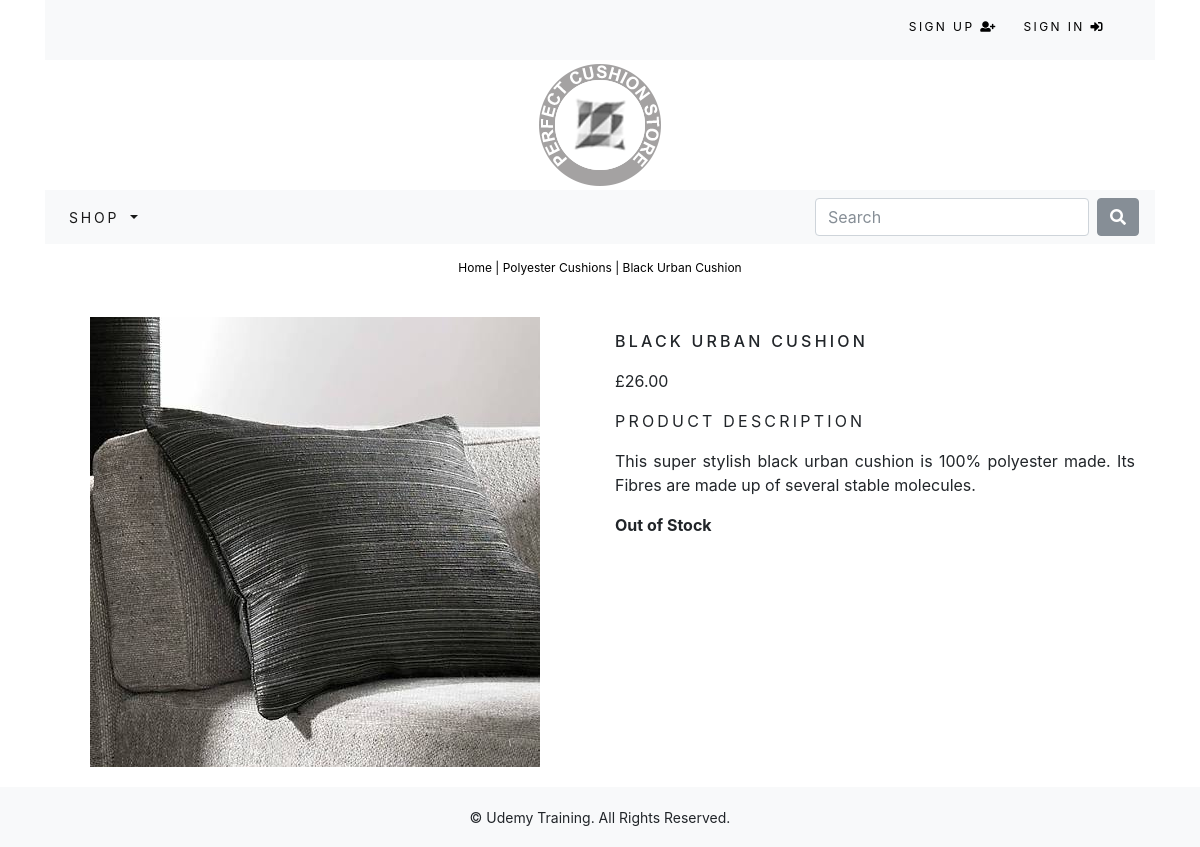
/shop/polyester-cushions/black-urban-cushion/, run on the app's committed database.
### shop/models.py (models this page shows, shortened)
class Product(models.Model):
	name = models.CharField(max_length=250, unique=True)
	slug = models.SlugField(max_length=250, unique=True)
	description = models.TextField(blank=True)
	category = models.ForeignKey(Category, on_delete=models.CASCADE)
	price = models.DecimalField(max_digits=10, decimal_places=2)
	image = models.ImageField(upload_to='product', blank=True)
	stock = models.IntegerField()
	available = models.BooleanField(default=True)
	created = models.DateTimeField(auto_now_add=True)
	updated = models.DateTimeField(auto_now=True)
	class Meta:
		ordering = ('name',)
		verbose_name = 'product'
		verbose_name_plural = 'products'

class Category(models.Model):
	name = models.CharField(max_length=250, unique=True)
	slug = models.SlugField(max_length=250, unique=True)
	description = models.TextField(blank=True)
	image = models.ImageField(upload_to='category', blank=True)
	class Meta:
		ordering = ('name',)
		verbose_name = 'category'
		verbose_name_plural = 'categories'
	def get_url(self):
		return reverse('shop:products_by_category', args=[self.slug])
	def __str__(self):
		return '{}'.format(self.name)

### shop/views.py (the view)
# urls.py: path('<slug:c_slug>/<slug:product_slug>/', views.ProdCatDetail, name='ProdCatDetail'),
def ProdCatDetail(request,c_slug,product_slug):
	try:
		product = Product.objects.get(category__slug=c_slug,slug=product_slug)
	except Exception as e:
		raise e
	return render(request,'shop/product.html', {'product':product})

### cart/context_processors.py (called while the page is built)
def counter(request):
	item_count = 0
	if 'admin' in request.path:
		return {}
	else:
		try:
			cart = Cart.objects.filter(cart_id=_cart_id(request))
			cart_items = CartItem.objects.all().filter(cart=cart[:1])
			for cart_item in cart_items:
				item_count += cart_item.quantity
		except Cart.DoesNotExist:
			item_count = 0
	return dict(item_count = item_count)

### cart/views.py (called while the page is built)
def _cart_id(request):
	cart = request.session.session_key
	if not cart:
		cart = request.session.create()
	return cart

### shop/context_processors.py (called while the page is built)
def menu_links(request):
	links = Category.objects.all()
	return dict(links=links)

### shop/templates/shop/product.html (shortened to what this page needs)
{% extends "base.html" %}
{% load staticfiles %}
{% block content %}
	<div class="row my_prod_row_class">
		<div class="mx-auto">
			<p><a href="{% url 'shop:allProdCat' %}">Home</a> | <a href="{{ product.category.get_url }}">{{product.category}}</a> | {{product.name}}</p>
		</div>
		<div class="container">
			<br>
			<div class="row">
				<div class="col-12 col-sm-12 col-md-12 col-lg-6 text-center">
					<div style="min-width: 18rem;">
						<img src="{{product.image.url}}" alt="{{product.name}}">
					</div>
				</div>
				<div class="col-12 col-sm-12 col-md-12 col-lg-6">
					<div>
						<h1 class="my_prod_title">{{product.name}}</h1>
						<p>£{{product.price}}</p>
						<p class="my_title">Product Description</p>
						<p class="text-justify my_prod_text">{{product.description}}</p>
						{% if product.stock <= 0%}
							<p class="text-justify my_prod_text"><b>Out of Stock</b></p>
						{% else %}
							<a class="btn btn-secondary" href="{% url 'cart:add_cart' product.id %}">Add to Cart</a>
						{% endif %}
					</div>
				</div>
			</div>
		</div>
	</div>
{% endblock %}

### static/css/custom.css (style rules this page uses)
body { font-family: 'Roboto', sans-serif; }
.my_title { font-size: 16px; text-transform: uppercase; letter-spacing: .2em; }
.my_prod_row_class { padding-top: 15px; padding-bottom: 20px; }
.my_prod_row_class .mx-auto p { color: #000; font-size: 12px; }
.my_prod_row_class .mx-auto p a { color: #000; font-size: 12px; text-decoration: none; }
.my_prod_title { font-size: 16px; text-transform: uppercase; letter-spacing: .2em; padding-top: 15px; padding-bottom: 10px; }
.my_prod_text { padding-right: 20px; }

### data on the page
Product: category "Polyester Cushions", name "Black Urban Cushion", image (picture), name "BLACK URBAN CUSHION", price "26.00", description "This super stylish black urban cushion is 100% polyester made. Its Fibres are made up of several stable molecules."
